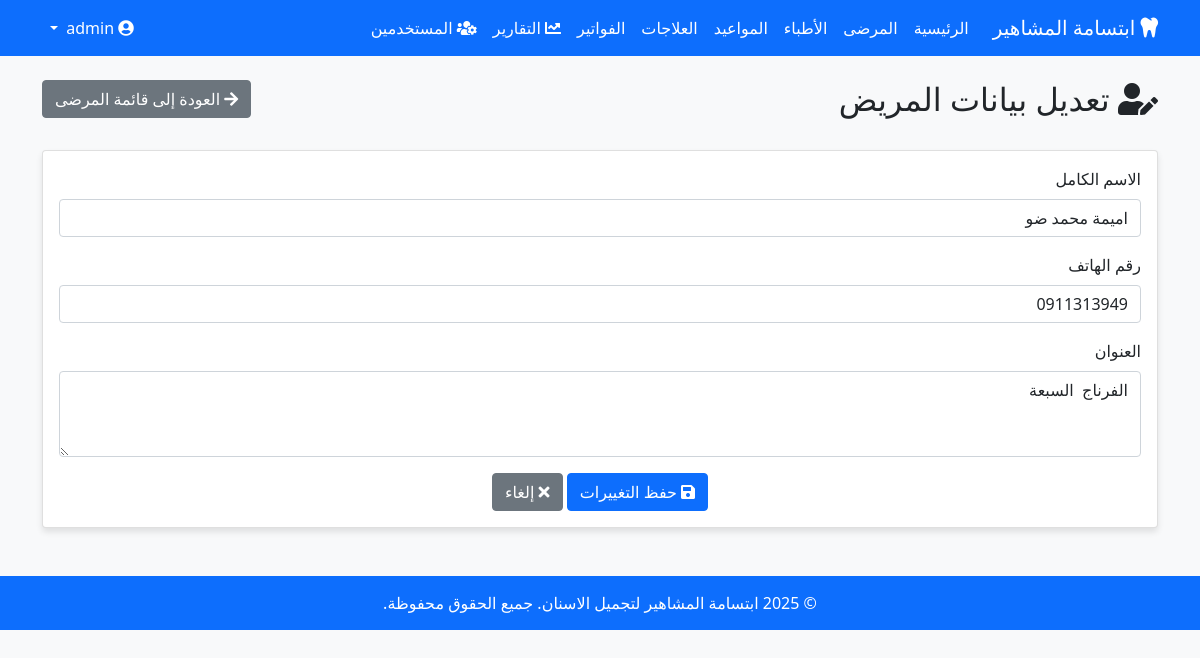
Screenshot of /patients/edit/3 (signed in) with the database file from the repository.
### models.py (models this page shows)
class Patient(db.Model):
    id = db.Column(db.Integer, primary_key=True)
    name = db.Column(db.String(100), nullable=False)
    phone = db.Column(db.String(20), nullable=False)
    address = db.Column(db.String(200))
    created_at = db.Column(db.DateTime, default=datetime.utcnow)
    appointments = db.relationship('Appointment', backref='patient', lazy=True)
    invoices = db.relationship('Invoice', backref='patient', lazy=True)

### app.py (the view, shortened to what this page needs)
@app.route('/patients/edit/<int:id>', methods=['GET', 'POST'])
@permission_required('edit_patient')
def edit_patient(id):
    patient = Patient.query.get_or_404(id)
    return render_template('edit_patient.html', patient=patient)

### app.py (called while the page is built)
@app.before_request
def check_login():
    public_endpoints = ['login', 'static']
    if not current_user.is_authenticated and request.endpoint not in public_endpoints:
        return redirect(url_for('login'))

@login_manager.user_loader
def load_user(user_id):
    return User.query.get(int(user_id))

def permission_required(permission):
    def decorator(f):
        @functools.wraps(f)
        def decorated_function(*args, **kwargs):
            if not current_user.is_authenticated:
                return redirect(url_for('login'))
            if not current_user.has_permission(permission):
                flash('ليس لديك صلاحية للوصول إلى هذه الصفحة', 'danger')
                return redirect(url_for('index'))
            return f(*args, **kwargs)
        return decorated_function
    return decorator

### models.py (called while the page is built)
    def has_permission(self, permission_name):
        for role_permission in self.role.permissions:
            if role_permission.permission.name == permission_name:
                return True
        return False

### templates/edit_patient.html (shortened to what this page needs)
{% extends 'base.html' %}
{% block content %}
<div class="row mb-4">
    <div class="col-md-8">
        <h2><i class="fas fa-user-edit"></i> تعديل بيانات المريض</h2>
    </div>
    <div class="col-md-4 text-end">
        <a href="{{ url_for('patients') }}" class="btn btn-secondary">
            <i class="fas fa-arrow-right"></i> العودة إلى قائمة المرضى
        </a>
    </div>
</div>
<div class="card">
    <div class="card-body">
        <form method="POST" action="{{ url_for('edit_patient', id=patient.id) }}">
            <div class="mb-3">
                <label for="name" class="form-label">الاسم الكامل</label>
                <input type="text" class="form-control" id="name" name="name" value="{{ patient.name }}" required>
            </div>
            <div class="mb-3">
                <label for="phone" class="form-label">رقم الهاتف</label>
                <input type="text" class="form-control" id="phone" name="phone" value="{{ patient.phone }}" required>
            </div>
            <div class="mb-3">
                <label for="address" class="form-label">العنوان</label>
                <textarea class="form-control" id="address" name="address" rows="3">{{ patient.address }}</textarea>
            </div>
            <div class="text-center">
                <button type="submit" class="btn btn-primary">
                    <i class="fas fa-save"></i> حفظ التغييرات
                </button>
                <a href="{{ url_for('patients') }}" class="btn btn-secondary">
                    <i class="fas fa-times"></i> إلغاء
                </a>
            </div>
        </form>
    </div>
</div>
{% endblock %}

### templates/base.html (style rules this page uses)
body { font-family: 'Segoe UI', Tahoma, Geneva, Verdana, sans-serif; background-color: #f8f9fa; }
.card { margin-bottom: 20px; box-shadow: 0 4px 6px rgba(0, 0, 0, 0.1); }
.btn-primary { background-color: #0d6efd; border-color: #0d6efd; }

### rows the page displays
Patient: name "اميمة محمد ضو", phone "0911313949", address "الفرناج السبعة"
